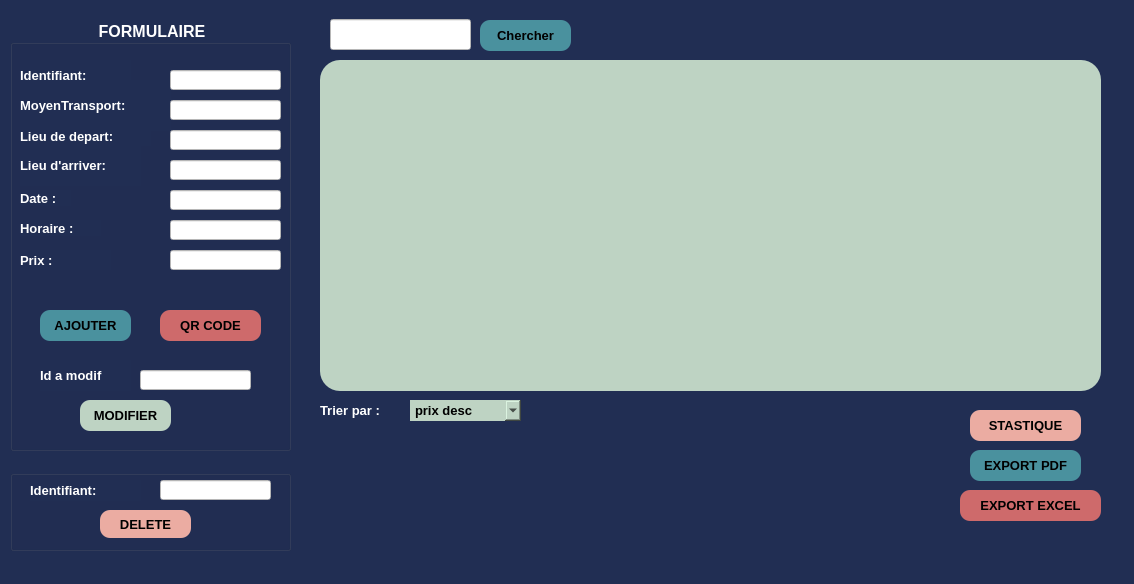
<?xml version="1.0" encoding="UTF-8"?>
<ui version="4.0">
 <class>gestion_transport</class>
 <widget class="QWidget" name="gestion_transport">
  <property name="geometry">
   <rect>
    <x>0</x>
    <y>0</y>
    <width>1134</width>
    <height>584</height>
   </rect>
  </property>
  <property name="windowTitle">
   <string>Form</string>
  </property>
  <property name="styleSheet">
   <string notr="true">background-color:rgb(33,46,83);</string>
  </property>
  <widget class="QGroupBox" name="groupBox">
   <property name="geometry">
    <rect>
     <x>10</x>
     <y>20</y>
     <width>281</width>
     <height>431</height>
    </rect>
   </property>
   <property name="font">
    <font>
     <pointsize>12</pointsize>
     <weight>75</weight>
     <bold>true</bold>
    </font>
   </property>
   <property name="styleSheet">
    <string notr="true">background-color:rgb(33,46,83);
color: rgb(255, 255, 255);</string>
   </property>
   <property name="title">
    <string>FORMULAIRE</string>
   </property>
   <property name="alignment">
    <set>Qt::AlignCenter</set>
   </property>
   <widget class="QLabel" name="label">
    <property name="geometry">
     <rect>
      <x>10</x>
      <y>60</y>
      <width>151</width>
      <height>51</height>
     </rect>
    </property>
    <property name="font">
     <font>
      <pointsize>10</pointsize>
      <weight>75</weight>
      <bold>true</bold>
     </font>
    </property>
    <property name="text">
     <string>&lt;html&gt;&lt;head/&gt;&lt;body&gt;&lt;p&gt;MoyenTransport:&lt;/p&gt;&lt;/body&gt;&lt;/html&gt;</string>
    </property>
   </widget>
   <widget class="QLabel" name="label_2">
    <property name="geometry">
     <rect>
      <x>10</x>
      <y>106</y>
      <width>131</width>
      <height>20</height>
     </rect>
    </property>
    <property name="font">
     <font>
      <pointsize>10</pointsize>
      <weight>75</weight>
      <bold>true</bold>
     </font>
    </property>
    <property name="text">
     <string>Lieu de depart:</string>
    </property>
   </widget>
   <widget class="QLabel" name="label_3">
    <property name="geometry">
     <rect>
      <x>10</x>
      <y>40</y>
      <width>111</width>
      <height>31</height>
     </rect>
    </property>
    <property name="sizePolicy">
     <sizepolicy hsizetype="Preferred" vsizetype="Preferred">
      <horstretch>0</horstretch>
      <verstretch>0</verstretch>
     </sizepolicy>
    </property>
    <property name="font">
     <font>
      <pointsize>10</pointsize>
      <weight>75</weight>
      <bold>true</bold>
     </font>
    </property>
    <property name="focusPolicy">
     <enum>Qt::NoFocus</enum>
    </property>
    <property name="styleSheet">
     <string notr="true">color: rgb(255, 255, 255);</string>
    </property>
    <property name="text">
     <string>Identifiant:</string>
    </property>
   </widget>
   <widget class="QLabel" name="label_4">
    <property name="geometry">
     <rect>
      <x>10</x>
      <y>125</y>
      <width>121</width>
      <height>41</height>
     </rect>
    </property>
    <property name="font">
     <font>
      <pointsize>10</pointsize>
      <weight>75</weight>
      <bold>true</bold>
     </font>
    </property>
    <property name="text">
     <string>Lieu d'arriver:</string>
    </property>
   </widget>
   <widget class="QLabel" name="label_5">
    <property name="geometry">
     <rect>
      <x>10</x>
      <y>170</y>
      <width>51</width>
      <height>16</height>
     </rect>
    </property>
    <property name="font">
     <font>
      <pointsize>10</pointsize>
      <weight>75</weight>
      <bold>true</bold>
     </font>
    </property>
    <property name="text">
     <string>Date :</string>
    </property>
   </widget>
   <widget class="QLabel" name="label_6">
    <property name="geometry">
     <rect>
      <x>10</x>
      <y>200</y>
      <width>81</width>
      <height>16</height>
     </rect>
    </property>
    <property name="font">
     <font>
      <pointsize>10</pointsize>
      <weight>75</weight>
      <bold>true</bold>
     </font>
    </property>
    <property name="text">
     <string>Horaire :</string>
    </property>
   </widget>
   <widget class="QLineEdit" name="moyt">
    <property name="geometry">
     <rect>
      <x>160</x>
      <y>80</y>
      <width>111</width>
      <height>20</height>
     </rect>
    </property>
    <property name="styleSheet">
     <string notr="true">color: rgb(0, 0, 0);
background-color: rgb(255, 255, 255);</string>
    </property>
    <property name="dragEnabled">
     <bool>false</bool>
    </property>
   </widget>
   <widget class="QLineEdit" name="lieudep">
    <property name="geometry">
     <rect>
      <x>160</x>
      <y>110</y>
      <width>111</width>
      <height>20</height>
     </rect>
    </property>
    <property name="styleSheet">
     <string notr="true">color: rgb(0, 0, 0);
background-color: rgb(255, 255, 255);</string>
    </property>
   </widget>
   <widget class="QLineEdit" name="id">
    <property name="geometry">
     <rect>
      <x>160</x>
      <y>50</y>
      <width>111</width>
      <height>20</height>
     </rect>
    </property>
    <property name="styleSheet">
     <string notr="true">color: rgb(0, 0, 0);
background-color: rgb(255, 255, 255);</string>
    </property>
    <property name="dragEnabled">
     <bool>false</bool>
    </property>
   </widget>
   <widget class="QLineEdit" name="date">
    <property name="geometry">
     <rect>
      <x>160</x>
      <y>170</y>
      <width>111</width>
      <height>20</height>
     </rect>
    </property>
    <property name="styleSheet">
     <string notr="true">background-color: rgb(255, 255, 255);
color: rgb(0, 0, 0);</string>
    </property>
   </widget>
   <widget class="QLineEdit" name="horaire">
    <property name="geometry">
     <rect>
      <x>160</x>
      <y>200</y>
      <width>111</width>
      <height>20</height>
     </rect>
    </property>
    <property name="styleSheet">
     <string notr="true">background-color: rgb(255, 255, 255);
color: rgb(0, 0, 0);</string>
    </property>
   </widget>
   <widget class="QLineEdit" name="lieuar">
    <property name="geometry">
     <rect>
      <x>160</x>
      <y>140</y>
      <width>111</width>
      <height>20</height>
     </rect>
    </property>
    <property name="styleSheet">
     <string notr="true">color: rgb(0, 0, 0);
background-color: rgb(255, 255, 255);</string>
    </property>
   </widget>
   <widget class="QLabel" name="label_9">
    <property name="geometry">
     <rect>
      <x>10</x>
      <y>230</y>
      <width>91</width>
      <height>20</height>
     </rect>
    </property>
    <property name="font">
     <font>
      <pointsize>10</pointsize>
      <weight>75</weight>
      <bold>true</bold>
     </font>
    </property>
    <property name="text">
     <string>Prix :</string>
    </property>
   </widget>
   <widget class="QLineEdit" name="prix">
    <property name="geometry">
     <rect>
      <x>160</x>
      <y>230</y>
      <width>111</width>
      <height>20</height>
     </rect>
    </property>
    <property name="styleSheet">
     <string notr="true">background-color: rgb(255, 255, 255);
color: rgb(0, 0, 0);</string>
    </property>
   </widget>
   <widget class="QPushButton" name="pushButton_qr_3">
    <property name="geometry">
     <rect>
      <x>150</x>
      <y>290</y>
      <width>101</width>
      <height>31</height>
     </rect>
    </property>
    <property name="font">
     <font>
      <pointsize>10</pointsize>
      <weight>75</weight>
      <bold>true</bold>
     </font>
    </property>
    <property name="styleSheet">
     <string notr="true">color: rgb(0, 0, 0);
background-color: rgb(206,106,107);
border-radius:10px;</string>
    </property>
    <property name="text">
     <string>QR CODE</string>
    </property>
   </widget>
   <widget class="QPushButton" name="pushButton_ajouter_2">
    <property name="geometry">
     <rect>
      <x>30</x>
      <y>290</y>
      <width>91</width>
      <height>31</height>
     </rect>
    </property>
    <property name="font">
     <font>
      <pointsize>10</pointsize>
      <weight>75</weight>
      <bold>true</bold>
     </font>
    </property>
    <property name="styleSheet">
     <string notr="true">background-color: rgb(74,145,158);
color: rgb(0, 0, 0);
border-radius:10px;</string>
    </property>
    <property name="text">
     <string>AJOUTER</string>
    </property>
   </widget>
   <widget class="QPushButton" name="pushButton_modifier_2">
    <property name="geometry">
     <rect>
      <x>70</x>
      <y>380</y>
      <width>91</width>
      <height>31</height>
     </rect>
    </property>
    <property name="font">
     <font>
      <pointsize>10</pointsize>
      <weight>75</weight>
      <bold>true</bold>
     </font>
    </property>
    <property name="styleSheet">
     <string notr="true">color: rgb(0, 0, 0);
background-color: rgb(190,211,195);
border-radius:10px;</string>
    </property>
    <property name="text">
     <string>MODIFIER</string>
    </property>
   </widget>
   <widget class="QLineEdit" name="id_a_modif">
    <property name="geometry">
     <rect>
      <x>130</x>
      <y>350</y>
      <width>111</width>
      <height>20</height>
     </rect>
    </property>
    <property name="styleSheet">
     <string notr="true">color: rgb(0, 0, 0);
background-color: rgb(255, 255, 255);</string>
    </property>
    <property name="dragEnabled">
     <bool>false</bool>
    </property>
   </widget>
   <widget class="QLabel" name="label_10">
    <property name="geometry">
     <rect>
      <x>30</x>
      <y>340</y>
      <width>91</width>
      <height>31</height>
     </rect>
    </property>
    <property name="sizePolicy">
     <sizepolicy hsizetype="Preferred" vsizetype="Preferred">
      <horstretch>0</horstretch>
      <verstretch>0</verstretch>
     </sizepolicy>
    </property>
    <property name="font">
     <font>
      <pointsize>10</pointsize>
      <weight>75</weight>
      <bold>true</bold>
     </font>
    </property>
    <property name="focusPolicy">
     <enum>Qt::NoFocus</enum>
    </property>
    <property name="styleSheet">
     <string notr="true">color: rgb(255, 255, 255);</string>
    </property>
    <property name="text">
     <string>Id a modif</string>
    </property>
   </widget>
  </widget>
  <widget class="QPushButton" name="pushButton_afficher">
   <property name="geometry">
    <rect>
     <x>960</x>
     <y>490</y>
     <width>141</width>
     <height>31</height>
    </rect>
   </property>
   <property name="font">
    <font>
     <pointsize>10</pointsize>
     <weight>75</weight>
     <bold>true</bold>
    </font>
   </property>
   <property name="styleSheet">
    <string notr="true">color: rgb(0, 0, 0);
background-color: rgb(206,106,107);
border-radius:10px;</string>
   </property>
   <property name="text">
    <string>EXPORT EXCEL</string>
   </property>
  </widget>
  <widget class="QLabel" name="label_15">
   <property name="geometry">
    <rect>
     <x>330</x>
     <y>440</y>
     <width>161</width>
     <height>121</height>
    </rect>
   </property>
   <property name="text">
    <string/>
   </property>
  </widget>
  <widget class="QLabel" name="label_8">
   <property name="geometry">
    <rect>
     <x>320</x>
     <y>400</y>
     <width>91</width>
     <height>21</height>
    </rect>
   </property>
   <property name="font">
    <font>
     <pointsize>10</pointsize>
     <weight>75</weight>
     <bold>true</bold>
    </font>
   </property>
   <property name="styleSheet">
    <string notr="true">color: rgb(255, 255, 255);</string>
   </property>
   <property name="text">
    <string>Trier par :</string>
   </property>
  </widget>
  <widget class="QGroupBox" name="groupBox_3">
   <property name="geometry">
    <rect>
     <x>10</x>
     <y>470</y>
     <width>281</width>
     <height>81</height>
    </rect>
   </property>
   <property name="font">
    <font>
     <pointsize>11</pointsize>
     <weight>75</weight>
     <bold>true</bold>
    </font>
   </property>
   <property name="styleSheet">
    <string notr="true">color: rgb(255, 255, 255);</string>
   </property>
   <property name="title">
    <string/>
   </property>
   <property name="alignment">
    <set>Qt::AlignCenter</set>
   </property>
   <widget class="QLineEdit" name="id_2">
    <property name="geometry">
     <rect>
      <x>150</x>
      <y>10</y>
      <width>111</width>
      <height>20</height>
     </rect>
    </property>
    <property name="styleSheet">
     <string notr="true">color: rgb(0, 0, 0);
background-color: rgb(255, 255, 255);</string>
    </property>
    <property name="dragEnabled">
     <bool>false</bool>
    </property>
   </widget>
   <widget class="QLabel" name="label_7">
    <property name="geometry">
     <rect>
      <x>20</x>
      <y>10</y>
      <width>111</width>
      <height>21</height>
     </rect>
    </property>
    <property name="sizePolicy">
     <sizepolicy hsizetype="Preferred" vsizetype="Preferred">
      <horstretch>0</horstretch>
      <verstretch>0</verstretch>
     </sizepolicy>
    </property>
    <property name="font">
     <font>
      <pointsize>10</pointsize>
      <weight>75</weight>
      <bold>true</bold>
     </font>
    </property>
    <property name="focusPolicy">
     <enum>Qt::NoFocus</enum>
    </property>
    <property name="styleSheet">
     <string notr="true">color: rgb(255, 255, 255);</string>
    </property>
    <property name="text">
     <string>Identifiant:</string>
    </property>
   </widget>
   <widget class="QPushButton" name="delete_transport">
    <property name="geometry">
     <rect>
      <x>90</x>
      <y>40</y>
      <width>91</width>
      <height>28</height>
     </rect>
    </property>
    <property name="font">
     <font>
      <pointsize>10</pointsize>
      <weight>75</weight>
      <bold>true</bold>
     </font>
    </property>
    <property name="styleSheet">
     <string notr="true">border-radius:10px;
background-color: rgb(235,172,162);
color: rgb(0, 0, 0);</string>
    </property>
    <property name="text">
     <string>DELETE</string>
    </property>
   </widget>
  </widget>
  <widget class="QPushButton" name="pushButton_stat">
   <property name="geometry">
    <rect>
     <x>970</x>
     <y>410</y>
     <width>111</width>
     <height>31</height>
    </rect>
   </property>
   <property name="font">
    <font>
     <pointsize>10</pointsize>
     <weight>75</weight>
     <bold>true</bold>
    </font>
   </property>
   <property name="styleSheet">
    <string notr="true">border-radius:10px;
background-color: rgb(235,172,162);
color: rgb(0, 0, 0);</string>
   </property>
   <property name="text">
    <string>STASTIQUE</string>
   </property>
  </widget>
  <widget class="QTableView" name="tableView">
   <property name="geometry">
    <rect>
     <x>320</x>
     <y>60</y>
     <width>781</width>
     <height>331</height>
    </rect>
   </property>
   <property name="styleSheet">
    <string notr="true">background-color: rgb(190,211,195);
border-radius:20px;</string>
   </property>
  </widget>
  <widget class="QComboBox" name="comboBox">
   <property name="geometry">
    <rect>
     <x>410</x>
     <y>400</y>
     <width>111</width>
     <height>21</height>
    </rect>
   </property>
   <property name="font">
    <font>
     <pointsize>10</pointsize>
     <weight>75</weight>
     <bold>true</bold>
    </font>
   </property>
   <property name="styleSheet">
    <string notr="true">background-color: rgb(190,211,195);
border-radius:20px;</string>
   </property>
   <item>
    <property name="text">
     <string>prix desc</string>
    </property>
   </item>
   <item>
    <property name="text">
     <string>prix asc</string>
    </property>
   </item>
  </widget>
  <widget class="QLineEdit" name="id_ch">
   <property name="geometry">
    <rect>
     <x>330</x>
     <y>19</y>
     <width>141</width>
     <height>31</height>
    </rect>
   </property>
   <property name="styleSheet">
    <string notr="true">background-color: rgb(255, 255, 255);</string>
   </property>
  </widget>
  <widget class="QPushButton" name="pushButton_pdf_2">
   <property name="geometry">
    <rect>
     <x>970</x>
     <y>450</y>
     <width>111</width>
     <height>31</height>
    </rect>
   </property>
   <property name="font">
    <font>
     <pointsize>10</pointsize>
     <weight>75</weight>
     <bold>true</bold>
    </font>
   </property>
   <property name="styleSheet">
    <string notr="true">background-color: rgb(74,145,158);
color: rgb(0, 0, 0);
border-radius:10px;
</string>
   </property>
   <property name="text">
    <string>EXPORT PDF</string>
   </property>
  </widget>
  <widget class="QPushButton" name="chercher_2">
   <property name="geometry">
    <rect>
     <x>480</x>
     <y>20</y>
     <width>91</width>
     <height>31</height>
    </rect>
   </property>
   <property name="font">
    <font>
     <pointsize>10</pointsize>
     <weight>75</weight>
     <bold>true</bold>
    </font>
   </property>
   <property name="styleSheet">
    <string notr="true">border-radius:10px;
background-color: rgb(74,145,158);
</string>
   </property>
   <property name="text">
    <string>Chercher</string>
   </property>
  </widget>
 </widget>
 <resources/>
 <connections/>
</ui>
